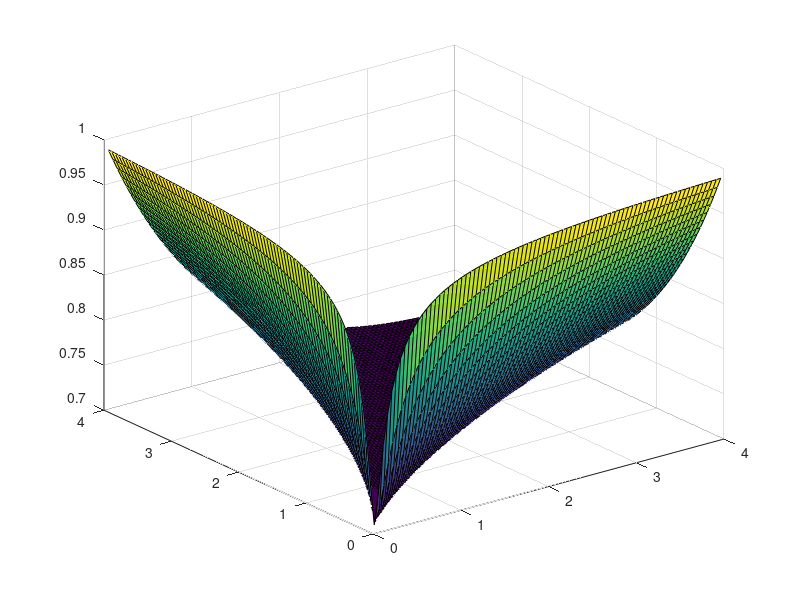

Reproduce this figure in MATLAB. (Note: this script raises an error after producing the figure.)
%syms x1 x2
close all
clear
f=@(x1,x2) sqrt(1./x1.^2 +1./x2.^2)./(1./x1+1./x2)

x=0:.05:4;
[X,Y]=meshgrid(x,x)

surf(X,Y,f(X,Y))
%%
syms x1 x2
f=sqrt(1/x1.^2 +1/x2.^2)./(1/x1+1/x2)
simplify(gradient(f))

